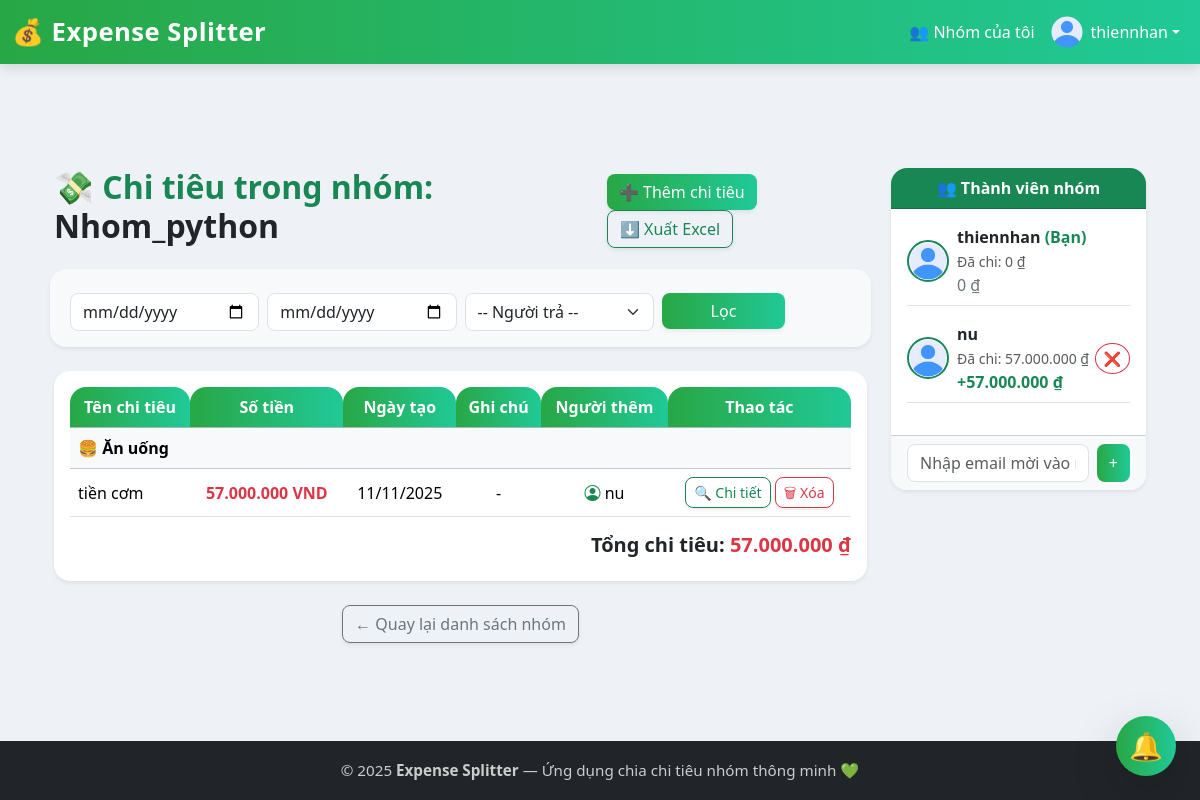
/expenses/1/list (signed in), run on the app's committed database.
### app/models.py (models this page shows, shortened)
class User(UserMixin, db.Model):
    __tablename__ = 'user'
    id = db.Column(db.Integer, primary_key=True)
    username = db.Column(db.String(64), unique=True, nullable=False)
    email = db.Column(db.String(120), unique=True, nullable=False)
    password_hash = db.Column(db.String(128))
    avatar = db.Column(db.String(255), nullable=True)
    created_groups = db.relationship('Group', backref='creator', lazy=True)
    expenses = db.relationship('Expense', foreign_keys='Expense.user_id', backref='payer', lazy=True)
    created_expenses = db.relationship('Expense', foreign_keys='Expense.created_by', backref='creator_user', lazy=True)
    notifications = db.relationship('Notification', backref='recipient', lazy=True)
    sent_messages = db.relationship('Message', foreign_keys='Message.sender_id', backref='sender', lazy=True)
    received_messages = db.relationship('Message', foreign_keys='Message.receiver_id', backref='receiver', lazy=True)

class Group(db.Model):
    id = db.Column(db.Integer, primary_key=True)
    name = db.Column(db.String(255), nullable=False)
    creator_id = db.Column(db.Integer, db.ForeignKey('user.id'), nullable=False)
    limit_amount = db.Column(db.Float, default=0.0)
    members = db.relationship('User', secondary=GroupMember, backref=db.backref('groups', lazy='dynamic'))
    expenses = db.relationship('Expense', backref='group', lazy=True, cascade="all, delete-orphan")
    def calculate_balances(self):
        balances = {}
        for member in self.members:
            paid = sum(e.base_amount_vnd for e in self.expenses if e.user_id == member.id)
            owed = 0
            for e in self.expenses:
                for s in e.shares:
                    if s.user_id == member.id and not getattr(s, 'is_settled', False):
                        owed += s.share_amount
            balance = paid - owed
            balances[member.id] = {
                "user": member,
                "paid": paid,
                "owed": owed,
                "balance": balance
            }
        return balances

class Category(db.Model):
    __tablename__ = 'category'
    id = db.Column(db.Integer, primary_key=True)
    name = db.Column(db.String(100), unique=True, nullable=False)
    icon = db.Column(db.String(50), nullable=True)  # Emoji hoặc FontAwesome
    expenses = db.relationship('Expense', backref='category', lazy=True)

class Expense(db.Model):
    id = db.Column(db.Integer, primary_key=True)
    title = db.Column(db.String(200), nullable=False)
    amount = db.Column(db.Float, nullable=False)
    currency = db.Column(db.String(10), nullable=False, default='VND')
    base_amount_vnd = db.Column(db.Float, nullable=False, default=0.0)
    note = db.Column(db.Text)
    date = db.Column(db.DateTime, default=datetime.utcnow)
    group_id = db.Column(db.Integer, db.ForeignKey('group.id'), nullable=False)
    user_id = db.Column(db.Integer, db.ForeignKey('user.id'), nullable=False)
    created_by = db.Column(db.Integer, db.ForeignKey('user.id'), nullable=False)
    shares = db.relationship('ExpenseShare', backref='expense', cascade="all, delete-orphan")
    category_id = db.Column(db.Integer, db.ForeignKey('category.id'))
    @property
    def amount_formatted(self):
        amt = int(round(self.amount))
        return f"{amt:,}".replace(",", ".") + f" {self.currency}"

### app/expenses/routes.py (the view, shortened to what this page needs)
@bp.route('/<int:group_id>/list')
@login_required
def expense_list(group_id):
    group = Group.query.get_or_404(group_id)
    q = Expense.query.filter_by(group_id=group_id)
    _from = request.args.get('from')
    _to = request.args.get('to')
    user_id = request.args.get('user_id')
    if _from:
        try:
            from_dt = datetime.strptime(_from, '%Y-%m-%d')
            q = q.filter(Expense.date >= from_dt)
        except:
            pass
    if _to:
        try:
            to_dt = datetime.strptime(_to, '%Y-%m-%d')
            q = q.filter(Expense.date <= to_dt)
        except:
            pass
    if user_id:
        try:
            uid = int(user_id)
            q = q.filter_by(user_id=uid)
        except:
            pass
    expenses = q.order_by(Expense.date.desc()).all()
    total = sum(e.amount for e in expenses)
    member_balances = group.calculate_balances()
    debt_suggestions = []
    creditors = []  # người được nhận (balance > 0)
    debtors = []    # người nợ (balance < 0)
    for member in group.members:
        bal = member_balances[member.id]["balance"]
        if bal > 0:
            creditors.append({"user": member, "amount": bal})
        elif bal < 0:
            debtors.append({"user": member, "amount": -bal})
    creditors.sort(key=lambda x: x["amount"], reverse=True)
    debtors.sort(key=lambda x: x["amount"], reverse=True)
    i, j = 0, 0
    return render_template(
        'expenses.html',
        group=group,
        expenses=expenses,
        total=total,
        member_balances=member_balances,
        debt_suggestions=debt_suggestions
    )

### app/models.py (called while the page is built)
@login.user_loader
def load_user(id):
    return User.query.get(int(id))

### app/expenses/templates/expenses.html (shortened to what this page needs)
{% extends "base.html" %}
{% block content %}
<div class="container-fluid mt-4">
  <div class="row g-4">
    <div class="col-lg-9 col-md-8">
      <div class="d-flex justify-content-between align-items-center mb-4">
        <h2 class="fw-bold text-success">
          💸 Chi tiêu trong nhóm: <span class="text-dark">{{ group.name }}</span>
        </h2>
        <div>
          <a href="{{ url_for('expenses.expense_new', group_id=group.id) }}" class="btn btn-success shadow-sm rounded-3 me-2">
            ➕ Thêm chi tiêu
          </a>
          <a href="{{ url_for('expenses.export_expenses', group_id=group.id) }}" class="btn btn-outline-success shadow-sm rounded-3">
            ⬇️ Xuất Excel
          </a>
        </div>
      </div>
      <form method="get" class="row g-2 mb-4 bg-light p-3 rounded-4 shadow-sm">
        <div class="col-md-3">
          <input type="date" name="from" class="form-control rounded-3" placeholder="Từ ngày">
        </div>
        <div class="col-md-3">
          <input type="date" name="to" class="form-control rounded-3" placeholder="Đến ngày">
        </div>
        <div class="col-md-3">
          <select name="user_id" class="form-select rounded-3">
            <option value="">-- Người trả --</option>
          </select>
        </div>
        <div class="col-md-2">
          <button class="btn btn-success w-100 shadow-sm rounded-3">Lọc</button>
        </div>
      </form>
      <div class="card shadow-sm border-0 rounded-4">
        <div class="card-body">
          <table class="table align-middle table-hover text-center">
            <thead class="table-success">
              <tr>
                <th>Tên chi tiêu</th>
                <th>Số tiền</th>
                <th>Ngày tạo</th>
                <th>Ghi chú</th>
                <th>Người thêm</th>
                <th>Thao tác</th>
              </tr>
            </thead>
            <tbody>
              {% set grouped = {} %}
              {% for e in expenses %}
                {% set key = e.category.name if e.category else 'Không phân loại' %}
                {% if key not in grouped %}
                  {% set _ = grouped.update({key: []}) %}
                {% endif %}
                {% set _ = grouped[key].append(e) %}
              {% endfor %}
              {% for category_name, items in grouped.items() %}
              <tr class="table-light fw-bold">
                <td colspan="6" class="text-start py-2">
                  {% if items[0].category and items[0].category.icon %}
                    {{ items[0].category.icon }}
                  {% else %}
                    📌
                  {% endif %}
                  {{ category_name }}
                </td>
              </tr>
              {% for expense in items %}
              <tr>
                <td class="text-start">{{ expense.title }}</td>
                <td class="text-danger fw-semibold">{{ expense.amount_formatted }}</td>
                <td>{{ expense.date.strftime('%d/%m/%Y') }}</td>
                <td>{{ expense.note or '-' }}</td>
                <td><i class="bi bi-person-circle text-success"></i> {{ expense.payer.username }}</td>
                <td>
                  <a href="{{ url_for('expenses.expense_detail', expense_id=expense.id) }}"
                     class="btn btn-sm btn-outline-success rounded-3 shadow-sm">
                    🔍 Chi tiết
                  </a>
                  <form action="{{ url_for('expenses.delete_expense', expense_id=expense.id) }}"
                        method="POST" style="display:inline;">
                    <button type="submit"
                            class="btn btn-sm btn-outline-danger rounded-3 shadow-sm"
                            onclick="return confirm('Bạn có chắc muốn xóa chi tiêu này?');">
                      🗑 Xóa
                    </button>
                  </form>
                </td>
              </tr>
              {% endfor %}
              {% else %}
              <tr><td colspan="6" class="text-center text-muted py-3">Chưa có chi tiêu nào.</td></tr>
              {% endfor %}
            </tbody>
          </table>
          <div class="text-end mt-3">
            <h5 class="fw-bold">
              Tổng chi tiêu:
              <span class="text-danger">
                {{ "{:,.0f}".format(total).replace(",", ".") }} ₫
              </span>
            </h5>
          </div>
        </div>
      </div>
      <div class="text-center mt-4">
        <a href="{{ url_for('groups.group_list') }}" class="btn btn-outline-secondary rounded-3 shadow-sm">
          ← Quay lại danh sách nhóm
        </a>
      </div>
    </div>
    <div class="col-lg-3 col-md-4">
      <div class="card shadow-sm border-0 rounded-4 sticky-top" style="top: 90px;">
        <div class="card-header bg-success text-white text-center fw-bold rounded-top-4">
          👥 Thành viên nhóm
        </div>
        <div class="card-body p-3">
          {% if group.members %}
            {% for member in group.members %}
              <div class="d-flex align-items-center justify-content-between mb-3 border-bottom pb-2">
                <div class="d-flex align-items-center">
                  <img src="{{ url_for('static', filename='images/default-avatar.png') }}" alt="avatar"
                       class="rounded-circle me-2 border border-success border-2" width="42" height="42">
                  <div>
                    <strong>
                      {% if member.id == current_user.id %}
                        {{ member.username }} <span class="text-success">(Bạn)</span>
                      {% else %}
                        {{ member.username }}
                      {% endif %}
                    </strong><br>
                    <small class="text-muted">
                      Đã chi: {{ "{:,.0f}".format(member_balances[member.id].paid).replace(",", ".") }} ₫
                    </small><br>
                    {% set bal = member_balances[member.id].balance %}
                    {% if bal > 0 %}
                      <span class="text-success fw-semibold">+{{ "{:,.0f}".format(bal).replace(",", ".") }} ₫</span>
                    {% elif bal < 0 %}
                      <span class="text-danger fw-semibold">-{{ "{:,.0f}".format(-bal).replace(",", ".") }} ₫</span>
                    {% else %}
                      <span class="text-secondary">0 ₫</span>
                    {% endif %}
                  </div>
                </div>
                {% if current_user.id == group.creator_id and member.id != group.creator_id %}
                  <form method="POST" action="{{ url_for('groups.remove_member', group_id=group.id, user_id=member.id) }}"
                        onsubmit="return confirm('Xóa {{ member.username }} khỏi nhóm?');">
                    <button class="btn btn-sm btn-outline-danger rounded-circle">❌</button>
                  </form>
                {% endif %}
              </div>
            {% endfor %}
          {% else %}
            <p class="text-muted text-center mb-0">Chưa có thành viên nào</p>
          {% endif %}
        </div>
        <div class="card-footer bg-light rounded-bottom-4">
          <form method="POST" action="{{ url_for('groups.add_member', group_id=group.id) }}" class="d-flex">
            <input type="email" name="email" class="form-control me-2 rounded-3" placeholder="Nhập email mời vào nhóm" required>
            <button class="btn btn-success rounded-3">+</button>
          </form>
        </div>
      </div>
    </div>
  </div>
</div>
{% endblock %}

### app/templates/base.html (shortened to what this page needs)
<!DOCTYPE html>
<html lang="vi">
<head>
  <link href="https://cdn.jsdelivr.net/npm/bootstrap@5.3.3/dist/css/bootstrap.min.css" rel="stylesheet">
  <link rel="stylesheet" href="https://cdn.jsdelivr.net/npm/bootstrap-icons@1.11.1/font/bootstrap-icons.css">
</head>
<body>
<div id="notif-icon" class="position-fixed bottom-0 end-0 mb-4 me-4" style="z-index: 99999;">
  <button id="notifBtn" class="btn btn-success rounded-circle shadow-lg" style="width:60px; height:60px; position: relative; z-index: 100000;">🔔</button>
</div>
<nav class="navbar navbar-expand-lg navbar-dark">
  <div class="container-fluid">
    <a class="navbar-brand fw-bold" href="{{ url_for('index') }}">💰 Expense Splitter</a>
    <div class="collapse navbar-collapse" id="navbarNav">
      <ul class="navbar-nav ms-auto align-items-center">
        {% if current_user.is_authenticated %}
          <li class="nav-item">
            <a class="nav-link text-white" href="{{ url_for('groups.group_list') }}">👥 Nhóm của tôi</a>
          </li>
          <li class="nav-item dropdown">
            <a class="nav-link dropdown-toggle d-flex align-items-center text-white" href="#" id="userMenu" role="button" data-bs-toggle="dropdown">
              <img src="{{ url_for('static', filename='images/default-avatar.png') if not current_user.avatar else url_for('static', filename=current_user.avatar) }}"
                   alt="avatar" class="rounded-circle me-2" width="32" height="32" style="object-fit:cover;">
              {{ current_user.username }}
            </a>
          </li>
        {% else %}
          <li class="nav-item"><a class="nav-link text-white" href="{{ url_for('auth.login') }}">Đăng nhập</a></li>
          <li class="nav-item"><a class="nav-link text-white" href="{{ url_for('auth.register') }}">Đăng ký</a></li>
        {% endif %}
      </ul>
    </div>
  </div>
</nav>
<main class="container my-5">
    {% block content %}{% endblock %}
</main>
<footer>
  <div class="container">
    <p class="mb-0">© 2025 <strong>Expense Splitter</strong> — Ứng dụng chia chi tiêu nhóm thông minh 💚</p>
  </div>
</footer>
</body>
</html>

### app/templates/base.html (style rules this page uses)
html, body { height: 100%; margin: 0; display: flex; flex-direction: column; background: #eef2f7; font-family: 'Poppins', 'Segoe UI', Tahoma, Geneva, Verdana, sans-serif; }
.navbar { background: linear-gradient(90deg, #28a745, #20c997); box-shadow: 0 4px 12px rgba(0,0,0,0.12); }
.navbar-brand { font-weight: 700; font-size: 1.6rem; letter-spacing: 0.5px; }
.nav-link { transition: all 0.2s; }
.card { border-radius: 1rem; box-shadow: 0 6px 20px rgba(0,0,0,0.05); transition: transform 0.2s, box-shadow 0.2s; }
#notif-icon button { font-size: 1.7rem; transition: transform 0.25s, box-shadow 0.25s; }
main { flex: 1; padding-top: 2rem; padding-bottom: 2rem; }
footer { background-color: #212529; color: #ccc; padding: 18px 0; text-align: center; font-size: 0.95rem; }
.table th { background: linear-gradient(90deg, #28a745, #20c997); color: #fff; border-top-left-radius: 1rem; border-top-right-radius: 1rem; }
.btn-success { background: linear-gradient(90deg, #28a745, #20c997); border: none; transition: all 0.2s; }

### data on the page
User: username "thiennhan", id "0", shows "0 ₫"
Group: name "Nhom_python"
Category: icon "🍔", name "Ăn uống"
Expense: title "tiền cơm", amount_formatted "57.000.000 VND", date "11/11/2025", note "-", payer.username "nu"
User: username "nu", id "57.000.000", value "57.000.000"

### other printed values
{{ "{:,.0f}".format(total).replace(",", ".") }} "57.000.000"
